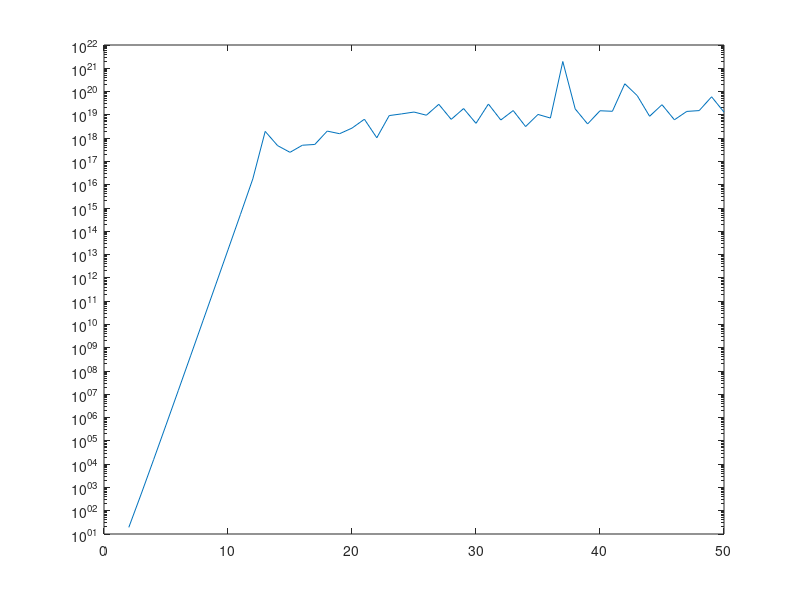

This chart was generated by the following MATLAB code:
%% Ex. 6 - Scheda Algebra Lineare
% clc
% clear 
close all

A = hilb(1000);
B = rand(1000);

x = ones(1000, 1);
y = x;

b = A*x;
c = B*y;

errA = norm(abs((A\b) - x)) / norm(x)
condA = cond(A)
errB = norm(abs((B\c) - x)) / norm(x)
condB = cond(B)

conds = zeros(1, 49);
for DIM = 1:49
	conds(DIM) = cond(hilb(DIM + 1));
end

semilogy(2:50, conds);